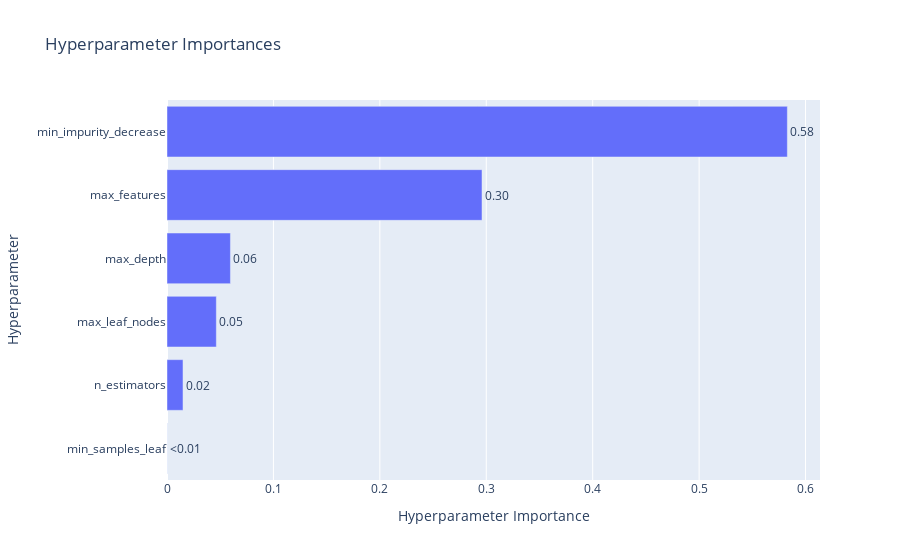

Source (notebook cell):
### Code cell
optuna.visualization.plot_param_importances(study)

### Figure 1 — Plotly figure (JSON) as saved in the notebook; plotly's stock layout.template omitted (floating-point values rounded to 4 significant figures)
{"data": [{"cliponaxis": false, "hovertemplate": ["min_samples_leaf (FloatDistribution): 0.00011680634552414679<extra></extra>", "n_estimators (IntDistribution): 0.015022530399243054<extra></extra>", "max_leaf_nodes (IntDistribution): 0.04635601529304639<extra></extra>", "max_depth (IntDistribution): 0.059598758762016806<extra></extra>", "max_features (FloatDistribution): 0.29599990756628447<extra></extra>", "min_impurity_decrease (FloatDistribution): 0.5829059816338852<extra></extra>"], "name": "Objective Value", "orientation": "h", "text": ["<0.01", "0.02", "0.05", "0.06", "0.30", "0.58"], "textposition": "outside", "type": "bar", "x": [0.0001168, 0.01502, 0.04636, 0.0596, 0.296, 0.5829], "y": ["min_samples_leaf", "n_estimators", "max_leaf_nodes", "max_depth", "max_features", "min_impurity_decrease"]}], "layout": {"title": {"text": "Hyperparameter Importances"}, "xaxis": {"title": {"text": "Hyperparameter Importance"}}, "yaxis": {"title": {"text": "Hyperparameter"}}}}
